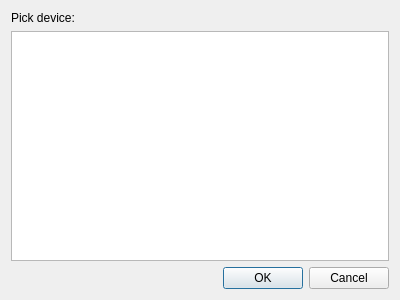
<?xml version="1.0" encoding="UTF-8"?>
<ui version="4.0">
 <class>PickDevice</class>
 <widget class="QDialog" name="PickDevice">
  <property name="geometry">
   <rect>
    <x>0</x>
    <y>0</y>
    <width>400</width>
    <height>300</height>
   </rect>
  </property>
  <property name="windowTitle">
   <string>Emuballs Emulens - Pick Device</string>
  </property>
  <layout class="QVBoxLayout" name="verticalLayout">
   <item>
    <widget class="QLabel" name="label">
     <property name="text">
      <string>Pick device:</string>
     </property>
    </widget>
   </item>
   <item>
    <widget class="QListWidget" name="devicesList">
     <property name="sortingEnabled">
      <bool>true</bool>
     </property>
    </widget>
   </item>
   <item>
    <widget class="QDialogButtonBox" name="buttonBox">
     <property name="orientation">
      <enum>Qt::Horizontal</enum>
     </property>
     <property name="standardButtons">
      <set>QDialogButtonBox::Cancel|QDialogButtonBox::Ok</set>
     </property>
    </widget>
   </item>
  </layout>
 </widget>
 <resources/>
 <connections>
  <connection>
   <sender>buttonBox</sender>
   <signal>accepted()</signal>
   <receiver>PickDevice</receiver>
   <slot>accept()</slot>
   <hints>
    <hint type="sourcelabel">
     <x>227</x>
     <y>283</y>
    </hint>
    <hint type="destinationlabel">
     <x>157</x>
     <y>274</y>
    </hint>
   </hints>
  </connection>
  <connection>
   <sender>buttonBox</sender>
   <signal>rejected()</signal>
   <receiver>PickDevice</receiver>
   <slot>reject()</slot>
   <hints>
    <hint type="sourcelabel">
     <x>295</x>
     <y>289</y>
    </hint>
    <hint type="destinationlabel">
     <x>286</x>
     <y>274</y>
    </hint>
   </hints>
  </connection>
  <connection>
   <sender>devicesList</sender>
   <signal>itemActivated(QListWidgetItem*)</signal>
   <receiver>PickDevice</receiver>
   <slot>accept()</slot>
   <hints>
    <hint type="sourcelabel">
     <x>246</x>
     <y>82</y>
    </hint>
    <hint type="destinationlabel">
     <x>399</x>
     <y>54</y>
    </hint>
   </hints>
  </connection>
 </connections>
</ui>
